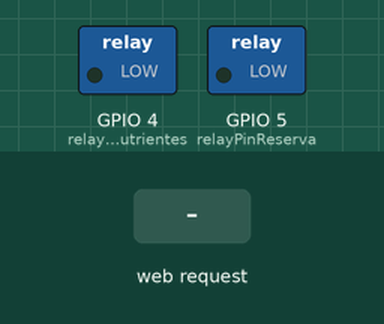
This sketch was run on a simulated ESP8266 (NodeMCU). Shown: switched loads named in the sketch (green lamp = pin HIGH). The inputs (shaded band) are chosen by the test bench. WiFi joins after 1.5 s; servers stay silent unless stated; what the sketch prints to the serial monitor is not drawn.

Above: at 2.7 s.
2.8 s: HTTP request GET /encender received
At 3.8 s:
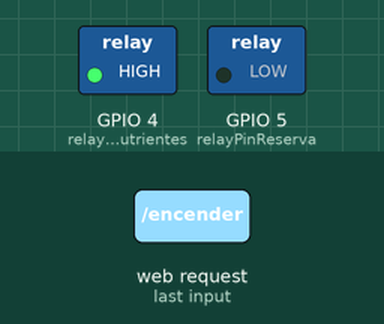
5.8 s: HTTP request GET /encender3 received
At 6.1 s:
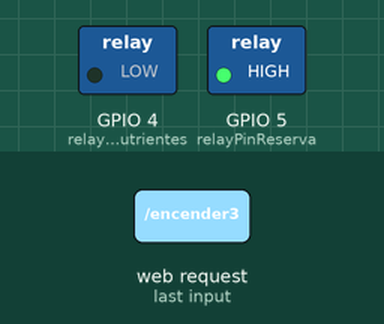
Timing chart, 0 to 37.3 s (numbered marks = the images above; inputs shaded):
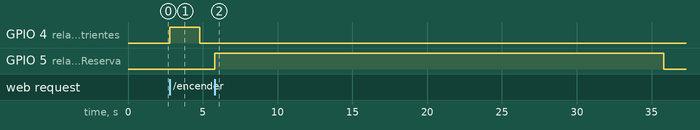

Measured:
- after the input at 2.8 s, GPIO 4 (relayPinNutrientes): LOW → HIGH at once, → LOW 2.0 s later
- after the input at 5.8 s, GPIO 5 (relayPinReserva): LOW → HIGH at once, → LOW 30.0 s later

The sketch:

bombas_Firebase.ino
```cpp
#include <ESP8266WiFi.h>
#include <ESP8266WebServer.h>

const char *ssid = "RogStrix";
const char *password = "00000000";
const int relayPinReserva = 5;  // Pin del relé para nutrientes
const int relayPinNutrientes = 4;  // Pin del relé para reserva

ESP8266WebServer server(80);

void setup() {
  Serial.begin(115200);
  delay(10);

  pinMode(relayPinNutrientes, OUTPUT);
  pinMode(relayPinReserva, OUTPUT);

  // Conexión a la red WiFi
  WiFi.begin(ssid, password);
  while (WiFi.status() != WL_CONNECTED) {
    delay(250);
    Serial.print(".");
  }

  Serial.println("");
  Serial.println("WiFi conectado");
  Serial.println("IP: " + WiFi.localIP().toString());  // Imprime la IP en el puerto serial

  // Configuración del servidor web
  server.on("/", HTTP_GET, []() {
    server.send(200, "text/plain", "Accede a /encender para encender el relé de nutrientes o /encender1 para encender el relé de nutrientes por 1 segundo, /encender3 para encender el relé de reserva por 40 segundos, /encender4 para encender el relé de reserva por 30 segundos");
  });

  server.on("/encender", HTTP_GET, []() {
    // Encender relé de nutrientes por 2 segundos
    digitalWrite(relayPinNutrientes, HIGH);
    delay(2000);
    digitalWrite(relayPinNutrientes, LOW);

    server.send(200, "text/plain", "Relé de nutrientes encendido durante 2 segundos");
  });

  server.on("/encender1", HTTP_GET, []() {
    // Encender relé de nutrientes por 1 segundo
    digitalWrite(relayPinNutrientes, HIGH);
    delay(1000);
    digitalWrite(relayPinNutrientes, LOW);

    server.send(200, "text/plain", "Relé de nutrientes encendido durante 1 segundo");
  });

  server.on("/encender3", HTTP_GET, []() {
    // Encender relé de reserva por 30 segundos
    digitalWrite(relayPinReserva, HIGH);
    delay(30000);
    digitalWrite(relayPinReserva, LOW);

    server.send(200, "text/plain", "Relé de reserva encendido durante 40 segundos");
  });

  server.on("/encender4", HTTP_GET, []() {
    // Encender relé de reserva por 20 segundos
    digitalWrite(relayPinReserva, HIGH);
    delay(20000);
    digitalWrite(relayPinReserva, LOW);

    server.send(200, "text/plain", "Relé de reserva encendido durante 30 segundos");
  });

  server.begin();
}

void loop() {
  server.handleClient();
}
```
